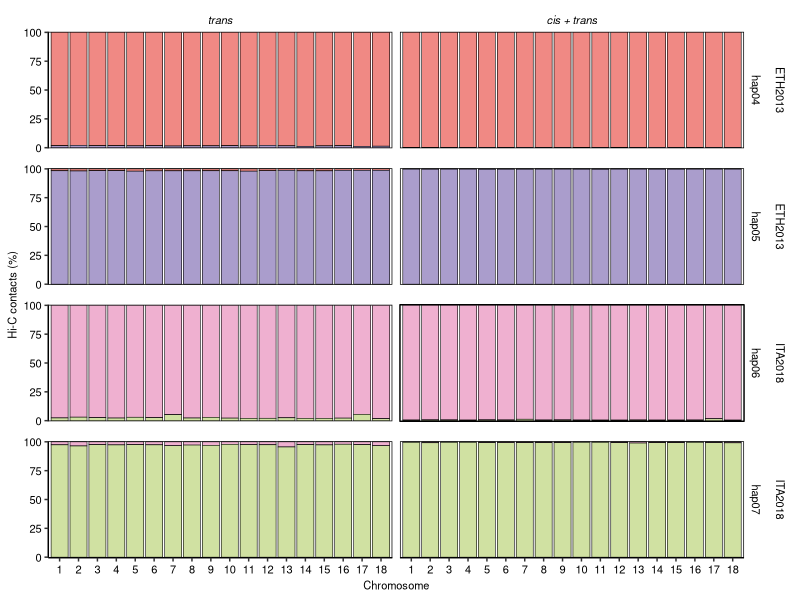

Recreate this plot in R.
library(ggplot2)

pgt_contacts <- read.csv("ETH_ITA_chr_contacts.csv", header = TRUE)

pgt_contacts$chr <- factor(pgt_contacts$chr, levels = c("chr1","chr2","chr3","chr4","chr5","chr6","chr7","chr8","chr9","chr10","chr11","chr12","chr13","chr14","chr15","chr16","chr17","chr18"),
                           labels = c("1","2","3","4","5","6","7","8","9","10","11","12","13","14","15","16","17","18"))

pgt_contacts$chrhap <- factor(pgt_contacts$chrhap, levels = c("hap04", "hap05", "hap06", "hap07"))
pgt_contacts$binhap <- factor(pgt_contacts$binhap, levels = c("hap04", "hap05", "hap06", "hap07"))
pgt_contacts$type <- factor(pgt_contacts$type, levels = c("trans", "cistrans"), labels = c("trans","cis + trans"))
pgt_contacts$isolate <- factor(pgt_contacts$isolate, levels = c("ETH2013", "ITA2018"))

contacts_plot <- ggplot(pgt_contacts) +
  geom_col(aes(x = chr, y = perc, group = binhap, fill = binhap), position = "stack", color = "black", linewidth = 0.2) + 
  scale_fill_manual(values = c("#F08984","#AA9DCC","#EFB0D0","#D0E1A2"), labels = c("hap04","hap05","hap06","hap07"), name = NULL) + 
  scale_y_continuous(expand = c(0,0.5)) +
  #geom_label(data = text, aes(label = text), x = "2", y = 90, color = "black", fill = "white", size = 2.5, hjust = 0.5, vjust = 0.5) +
  facet_grid(isolate + chrhap ~ type, scales = "free_x", drop = TRUE) + 
  labs(x = "Chromosome", y = "Hi-C contacts (%)") +
  theme(panel.background = element_rect(color = "black", fill = "white"),
        axis.line = element_line(color = "black"),
        strip.background = element_blank(),
        panel.grid = element_blank(),
        legend.key.size = unit(0.1, "in"),
        strip.text.y = element_text(size = 8, color = "black"),
        strip.text.x = element_text(size = 8, color = "black", face = "italic"),
        axis.text = element_text(size = 8, color = "black"),
        axis.title = element_text(size = 8, color = "black"),
        legend.text = element_text(size = 8, color = "black"),
        #legend.margin = margin(0,0,0,0),
        legend.position = "none",
        panel.spacing.y = unit(1, "lines"))

ggsave("Figure_S2.tiff",
       contacts_plot, device = "tiff", dpi = 600, width = 6.5, height = 5.5, units = "in")
